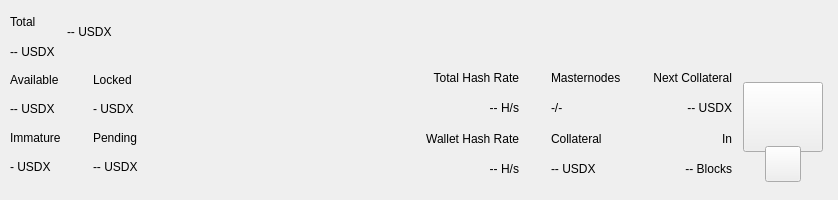
<?xml version="1.0" encoding="UTF-8"?>
<ui version="4.0">
 <class>TopBar</class>
 <widget class="QWidget" name="TopBar">
  <property name="geometry">
   <rect>
    <x>0</x>
    <y>0</y>
    <width>838</width>
    <height>200</height>
   </rect>
  </property>
  <property name="minimumSize">
   <size>
    <width>0</width>
    <height>200</height>
   </size>
  </property>
  <property name="maximumSize">
   <size>
    <width>16777215</width>
    <height>200</height>
   </size>
  </property>
  <property name="windowTitle">
   <string>Form</string>
  </property>
  <layout class="QVBoxLayout" name="verticalLayout_10" stretch="0">
   <property name="spacing">
    <number>0</number>
   </property>
   <property name="leftMargin">
    <number>0</number>
   </property>
   <property name="topMargin">
    <number>0</number>
   </property>
   <property name="rightMargin">
    <number>0</number>
   </property>
   <property name="bottomMargin">
    <number>0</number>
   </property>
   <item>
    <widget class="PFBorderImage" name="containerTop">
     <layout class="QVBoxLayout" name="verticalLayout_11">
      <property name="spacing">
       <number>0</number>
      </property>
      <property name="leftMargin">
       <number>0</number>
      </property>
      <property name="topMargin">
       <number>0</number>
      </property>
      <property name="rightMargin">
       <number>0</number>
      </property>
      <property name="bottomMargin">
       <number>0</number>
      </property>
      <item>
       <widget class="QWidget" name="top_container_2" native="true">
        <property name="minimumSize">
         <size>
          <width>0</width>
          <height>65</height>
         </size>
        </property>
        <layout class="QHBoxLayout" name="top_container">
         <property name="spacing">
          <number>0</number>
         </property>
         <property name="leftMargin">
          <number>10</number>
         </property>
         <property name="topMargin">
          <number>0</number>
         </property>
         <property name="rightMargin">
          <number>10</number>
         </property>
         <property name="bottomMargin">
          <number>0</number>
         </property>
         <item>
          <layout class="QHBoxLayout" name="horizontalLayout_4">
           <property name="spacing">
            <number>12</number>
           </property>
           <property name="rightMargin">
            <number>0</number>
           </property>
           <item>
            <widget class="QWidget" name="widgetAmount" native="true">
             <layout class="QVBoxLayout" name="verticalLayout_2">
              <property name="spacing">
               <number>2</number>
              </property>
              <property name="leftMargin">
               <number>0</number>
              </property>
              <property name="topMargin">
               <number>8</number>
              </property>
              <property name="rightMargin">
               <number>0</number>
              </property>
              <property name="bottomMargin">
               <number>0</number>
              </property>
              <item>
               <widget class="QLabel" name="labelTitle1">
                <property name="text">
                 <string>Total</string>
                </property>
               </widget>
              </item>
              <item>
               <widget class="PrivateQLabel" name="labelAmountPiv">
                <property name="text">
                 <string notr="true">-- USDX</string>
                </property>
               </widget>
              </item>
             </layout>
            </widget>
           </item>
           <item alignment="Qt::AlignVCenter">
            <widget class="QWidget" name="widgetTopAmount" native="true">
             <property name="sizePolicy">
              <sizepolicy hsizetype="Preferred" vsizetype="Maximum">
               <horstretch>0</horstretch>
               <verstretch>0</verstretch>
              </sizepolicy>
             </property>
             <layout class="QHBoxLayout" name="horizontalLayout_5">
              <property name="spacing">
               <number>0</number>
              </property>
              <property name="leftMargin">
               <number>0</number>
              </property>
              <property name="topMargin">
               <number>0</number>
              </property>
              <property name="rightMargin">
               <number>0</number>
              </property>
              <property name="bottomMargin">
               <number>0</number>
              </property>
              <item alignment="Qt::AlignTop">
               <widget class="PrivateQLabel" name="labelAmountTopPiv">
                <property name="minimumSize">
                 <size>
                  <width>0</width>
                  <height>36</height>
                 </size>
                </property>
                <property name="styleSheet">
                 <string notr="true">padding:0px;margin:0px;</string>
                </property>
                <property name="text">
                 <string notr="true">-- USDX</string>
                </property>
               </widget>
              </item>
             </layout>
            </widget>
           </item>
           <item>
            <spacer name="horizontalSpacer">
             <property name="orientation">
              <enum>Qt::Horizontal</enum>
             </property>
             <property name="sizeHint" stdset="0">
              <size>
               <width>40</width>
               <height>20</height>
              </size>
             </property>
            </spacer>
           </item>
           <item alignment="Qt::AlignRight">
            <widget class="QWidget" name="layoutSync" native="true">
             <property name="minimumSize">
              <size>
               <width>0</width>
               <height>36</height>
              </size>
             </property>
             <property name="maximumSize">
              <size>
               <width>16777215</width>
               <height>36</height>
              </size>
             </property>
             <layout class="QVBoxLayout" name="verticalLayout_9">
              <property name="leftMargin">
               <number>0</number>
              </property>
              <property name="topMargin">
               <number>0</number>
              </property>
              <property name="rightMargin">
               <number>0</number>
              </property>
              <property name="bottomMargin">
               <number>0</number>
              </property>
              <item>
               <widget class="ExpandableButton" name="pushButtonSync" native="true">
                <property name="minimumSize">
                 <size>
                  <width>36</width>
                  <height>36</height>
                 </size>
                </property>
                <property name="maximumSize">
                 <size>
                  <width>16777215</width>
                  <height>36</height>
                 </size>
                </property>
               </widget>
              </item>
             </layout>
            </widget>
           </item>
           <item>
            <widget class="ExpandableButton" name="pushButtonHDUpgrade" native="true">
             <property name="minimumSize">
              <size>
               <width>36</width>
               <height>36</height>
              </size>
             </property>
             <property name="maximumSize">
              <size>
               <width>16777215</width>
               <height>36</height>
              </size>
             </property>
            </widget>
           </item>
           <item>
            <widget class="ExpandableButton" name="pushButtonStack" native="true">
             <property name="minimumSize">
              <size>
               <width>36</width>
               <height>36</height>
              </size>
             </property>
             <property name="maximumSize">
              <size>
               <width>16777215</width>
               <height>36</height>
              </size>
             </property>
            </widget>
           </item>
           <item>
            <widget class="ExpandableButton" name="pushButtonConf" native="true">
             <property name="minimumSize">
              <size>
               <width>36</width>
               <height>36</height>
              </size>
             </property>
             <property name="maximumSize">
              <size>
               <width>16777215</width>
               <height>36</height>
              </size>
             </property>
            </widget>
           </item>
           <item>
            <widget class="ExpandableButton" name="pushButtonMasternodes" native="true">
             <property name="minimumSize">
              <size>
               <width>36</width>
               <height>36</height>
              </size>
             </property>
             <property name="maximumSize">
              <size>
               <width>16777215</width>
               <height>36</height>
              </size>
             </property>
            </widget>
           </item>
           <item>
            <widget class="ExpandableButton" name="pushButtonConsole" native="true">
             <property name="minimumSize">
              <size>
               <width>36</width>
               <height>36</height>
              </size>
             </property>
             <property name="maximumSize">
              <size>
               <width>16777215</width>
               <height>36</height>
              </size>
             </property>
            </widget>
           </item>
           <item>
            <widget class="ExpandableButton" name="pushButtonConnection" native="true">
             <property name="minimumSize">
              <size>
               <width>36</width>
               <height>36</height>
              </size>
             </property>
             <property name="maximumSize">
              <size>
               <width>16777215</width>
               <height>36</height>
              </size>
             </property>
            </widget>
           </item>
           <item>
            <widget class="ExpandableButton" name="pushButtonTor" native="true">
             <property name="minimumSize">
              <size>
               <width>36</width>
               <height>36</height>
              </size>
             </property>
             <property name="maximumSize">
              <size>
               <width>16777215</width>
               <height>36</height>
              </size>
             </property>
            </widget>
           </item>
           <item>
            <widget class="ExpandableButton" name="pushButtonLock" native="true">
             <property name="sizePolicy">
              <sizepolicy hsizetype="Expanding" vsizetype="Expanding">
               <horstretch>0</horstretch>
               <verstretch>0</verstretch>
              </sizepolicy>
             </property>
             <property name="minimumSize">
              <size>
               <width>36</width>
               <height>0</height>
              </size>
             </property>
             <property name="maximumSize">
              <size>
               <width>16777215</width>
               <height>36</height>
              </size>
             </property>
            </widget>
           </item>
           <item>
            <widget class="ExpandableButton" name="pushButtonTheme" native="true">
             <property name="minimumSize">
              <size>
               <width>36</width>
               <height>36</height>
              </size>
             </property>
             <property name="maximumSize">
              <size>
               <width>16777215</width>
               <height>36</height>
              </size>
             </property>
            </widget>
           </item>
           <item>
            <widget class="ExpandableButton" name="pushButtonFAQ" native="true">
             <property name="minimumSize">
              <size>
               <width>36</width>
               <height>36</height>
              </size>
             </property>
             <property name="maximumSize">
              <size>
               <width>16777215</width>
               <height>36</height>
              </size>
             </property>
            </widget>
           </item>
           <item>
            <widget class="ExpandableButton" name="pushButtonPrivacy" native="true">
             <property name="minimumSize">
              <size>
               <width>36</width>
               <height>36</height>
              </size>
             </property>
             <property name="maximumSize">
              <size>
               <width>16777215</width>
               <height>36</height>
              </size>
             </property>
            </widget>
           </item>
          </layout>
         </item>
        </layout>
       </widget>
      </item>
      <item>
       <widget class="QWidget" name="bottom_container" native="true">
        <property name="minimumSize">
         <size>
          <width>0</width>
          <height>135</height>
         </size>
        </property>
        <layout class="QHBoxLayout" name="botton_container">
         <property name="leftMargin">
          <number>10</number>
         </property>
         <property name="topMargin">
          <number>0</number>
         </property>
         <property name="rightMargin">
          <number>10</number>
         </property>
         <property name="bottomMargin">
          <number>10</number>
         </property>
         <item>
          <layout class="QHBoxLayout" name="horizontalLayout_3">
           <property name="spacing">
            <number>0</number>
           </property>
           <property name="bottomMargin">
            <number>9</number>
           </property>
           <item>
            <layout class="QVBoxLayout" name="verticalLayout_7">
             <property name="spacing">
              <number>0</number>
             </property>
             <property name="leftMargin">
              <number>0</number>
             </property>
             <property name="rightMargin">
              <number>0</number>
             </property>
             <item>
              <layout class="QHBoxLayout" name="horizontalLayout_2">
               <property name="spacing">
                <number>0</number>
               </property>
               <item>
                <layout class="QVBoxLayout" name="verticalLayout_6">
                 <item>
                  <widget class="QLabel" name="labelTitle5">
                   <property name="text">
                    <string>Available</string>
                   </property>
                  </widget>
                 </item>
                 <item>
                  <widget class="PrivateQLabel" name="labelAvailablePiv">
                   <property name="text">
                    <string>-- USDX</string>
                   </property>
                  </widget>
                 </item>
                 <item>
                  <widget class="QLabel" name="labelTitle4">
                   <property name="text">
                    <string>Immature</string>
                   </property>
                  </widget>
                 </item>
                 <item>
                  <widget class="PrivateQLabel" name="labelImmaturePiv">
                   <property name="text">
                    <string notr="true">- USDX</string>
                   </property>
                  </widget>
                 </item>
                </layout>
               </item>
               <item>
                <layout class="QVBoxLayout" name="verticalLayout_8">
                 <property name="leftMargin">
                  <number>32</number>
                 </property>
                 <item>
                  <widget class="QLabel" name="labelTitle6">
                   <property name="text">
                    <string>Locked</string>
                   </property>
                  </widget>
                 </item>
                 <item>
                  <widget class="PrivateQLabel" name="labelLockedPiv">
                   <property name="text">
                    <string>- USDX</string>
                   </property>
                  </widget>
                 </item>
                 <item>
                  <widget class="QLabel" name="labelTitle3">
                   <property name="text">
                    <string>Pending</string>
                   </property>
                  </widget>
                 </item>
                 <item>
                  <widget class="PrivateQLabel" name="labelPendingPiv">
                   <property name="text">
                    <string notr="true">-- USDX</string>
                   </property>
                  </widget>
                 </item>
                </layout>
               </item>
              </layout>
             </item>
            </layout>
           </item>
          </layout>
         </item>
         <item>
          <spacer name="horizontalSpacer_2">
           <property name="orientation">
            <enum>Qt::Horizontal</enum>
           </property>
           <property name="sizeHint" stdset="0">
            <size>
             <width>40</width>
             <height>20</height>
            </size>
           </property>
          </spacer>
         </item>
         <item>
          <layout class="QHBoxLayout" name="horizontalLayout_6">
           <property name="spacing">
            <number>0</number>
           </property>
           <property name="rightMargin">
            <number>0</number>
           </property>
           <property name="bottomMargin">
            <number>9</number>
           </property>
           <item>
            <widget class="QWidget" name="widgetStaking" native="true">
             <layout class="QVBoxLayout" name="verticalLayout_12">
              <property name="leftMargin">
               <number>32</number>
              </property>
              <property name="topMargin">
               <number>0</number>
              </property>
              <property name="rightMargin">
               <number>0</number>
              </property>
              <property name="bottomMargin">
               <number>0</number>
              </property>
              <item>
               <widget class="QLabel" name="labelNetworkHashRateTitle">
                <property name="text">
                 <string>Total Hash Rate</string>
                </property>
                <property name="textFormat">
                 <enum>Qt::AutoText</enum>
                </property>
                <property name="alignment">
                 <set>Qt::AlignRight|Qt::AlignTrailing|Qt::AlignVCenter</set>
                </property>
               </widget>
              </item>
              <item>
               <widget class="QLabel" name="labelNetworkHashRateValue">
                <property name="layoutDirection">
                 <enum>Qt::LeftToRight</enum>
                </property>
                <property name="text">
                 <string>-- H/s</string>
                </property>
                <property name="textFormat">
                 <enum>Qt::AutoText</enum>
                </property>
                <property name="alignment">
                 <set>Qt::AlignRight|Qt::AlignTrailing|Qt::AlignVCenter</set>
                </property>
               </widget>
              </item>
              <item>
               <widget class="QLabel" name="labelWalletHashRateTitle">
                <property name="text">
                 <string>Wallet Hash Rate</string>
                </property>
                <property name="textFormat">
                 <enum>Qt::AutoText</enum>
                </property>
                <property name="alignment">
                 <set>Qt::AlignRight|Qt::AlignTrailing|Qt::AlignVCenter</set>
                </property>
               </widget>
              </item>
              <item>
               <widget class="PrivateQLabel" name="labelWalletHashRateValue">
                <property name="text">
                 <string notr="true">-- H/s</string>
                </property>
                <property name="textFormat">
                 <enum>Qt::AutoText</enum>
                </property>
                <property name="alignment">
                 <set>Qt::AlignRight|Qt::AlignTrailing|Qt::AlignVCenter</set>
                </property>
               </widget>
              </item>
             </layout>
            </widget>
           </item>
           <item>
            <widget class="QWidget" name="widgetMasternodes" native="true">
             <layout class="QVBoxLayout">
              <property name="leftMargin">
               <number>32</number>
              </property>
              <property name="topMargin">
               <number>0</number>
              </property>
              <property name="rightMargin">
               <number>0</number>
              </property>
              <property name="bottomMargin">
               <number>0</number>
              </property>
              <item>
               <widget class="QLabel" name="labelMasternodesTitle">
                <property name="text">
                 <string>Masternodes</string>
                </property>
               </widget>
              </item>
              <item>
               <widget class="PrivateQLabel" name="labelMasternodeCount">
                <property name="text">
                 <string>-/-</string>
                </property>
               </widget>
              </item>
              <item>
               <widget class="QLabel" name="labelCollateralTitle">
                <property name="text">
                 <string>Collateral</string>
                </property>
               </widget>
              </item>
              <item>
               <widget class="QLabel" name="labelCollateralValue">
                <property name="text">
                 <string notr="true">-- USDX</string>
                </property>
               </widget>
              </item>
             </layout>
            </widget>
           </item>
           <item>
            <widget class="QWidget" name="widgetNextCollateral" native="true">
             <layout class="QVBoxLayout" name="verticalLayout_12">
              <property name="leftMargin">
               <number>32</number>
              </property>
              <property name="topMargin">
               <number>0</number>
              </property>
              <property name="rightMargin">
               <number>0</number>
              </property>
              <property name="bottomMargin">
               <number>0</number>
              </property>
              <item>
               <widget class="QLabel" name="labelNextMasternodesTitle">
                <property name="text">
                 <string>Next Collateral</string>
                </property>
                <property name="textFormat">
                 <enum>Qt::AutoText</enum>
                </property>
                <property name="alignment">
                 <set>Qt::AlignRight|Qt::AlignTrailing|Qt::AlignVCenter</set>
                </property>
               </widget>
              </item>
              <item>
               <widget class="QLabel" name="labelNextCollateralValue">
                <property name="text">
                 <string>-- USDX</string>
                </property>
                <property name="textFormat">
                 <enum>Qt::AutoText</enum>
                </property>
                <property name="alignment">
                 <set>Qt::AlignRight|Qt::AlignTrailing|Qt::AlignVCenter</set>
                </property>
               </widget>
              </item>
              <item>
               <widget class="QLabel" name="labelRemainingBlocks">
                <property name="text">
                 <string>In</string>
                </property>
                <property name="textFormat">
                 <enum>Qt::AutoText</enum>
                </property>
                <property name="alignment">
                 <set>Qt::AlignRight|Qt::AlignTrailing|Qt::AlignVCenter</set>
                </property>
               </widget>
              </item>
              <item>
               <widget class="QLabel" name="labelNextCollateralBlocks">
                <property name="text">
                 <string notr="true">-- Blocks</string>
                </property>
                <property name="textFormat">
                 <enum>Qt::AutoText</enum>
                </property>
                <property name="alignment">
                 <set>Qt::AlignRight|Qt::AlignTrailing|Qt::AlignVCenter</set>
                </property>
               </widget>
              </item>
             </layout>
            </widget>
           </item>
          </layout>
         </item>
         <item>
          <widget class="QWidget" name="qrContainer" native="true">
           <property name="sizePolicy">
            <sizepolicy hsizetype="Preferred" vsizetype="Minimum">
             <horstretch>0</horstretch>
             <verstretch>0</verstretch>
            </sizepolicy>
           </property>
           <property name="minimumSize">
            <size>
             <width>90</width>
             <height>110</height>
            </size>
           </property>
           <property name="maximumSize">
            <size>
             <width>90</width>
             <height>110</height>
            </size>
           </property>
           <layout class="QVBoxLayout" name="containerQR">
            <property name="spacing">
             <number>0</number>
            </property>
            <property name="leftMargin">
             <number>5</number>
            </property>
            <property name="topMargin">
             <number>10</number>
            </property>
            <property name="rightMargin">
             <number>5</number>
            </property>
            <property name="bottomMargin">
             <number>0</number>
            </property>
            <item>
             <widget class="QPushButton" name="btnQr">
              <property name="minimumSize">
               <size>
                <width>70</width>
                <height>70</height>
               </size>
              </property>
              <property name="maximumSize">
               <size>
                <width>16777215</width>
                <height>70</height>
               </size>
              </property>
              <property name="focusPolicy">
               <enum>Qt::NoFocus</enum>
              </property>
              <property name="text">
               <string/>
              </property>
              <property name="iconSize">
               <size>
                <width>70</width>
                <height>70</height>
               </size>
              </property>
             </widget>
            </item>
            <item>
             <spacer name="verticalSpacer">
              <property name="orientation">
               <enum>Qt::Vertical</enum>
              </property>
              <property name="sizeType">
               <enum>QSizePolicy::Fixed</enum>
              </property>
              <property name="sizeHint" stdset="0">
               <size>
                <width>20</width>
                <height>20</height>
               </size>
              </property>
             </spacer>
            </item>
            <item alignment="Qt::AlignHCenter|Qt::AlignBottom">
             <widget class="QPushButton" name="pushButtonQR">
              <property name="minimumSize">
               <size>
                <width>36</width>
                <height>36</height>
               </size>
              </property>
              <property name="maximumSize">
               <size>
                <width>36</width>
                <height>36</height>
               </size>
              </property>
              <property name="focusPolicy">
               <enum>Qt::NoFocus</enum>
              </property>
              <property name="text">
               <string/>
              </property>
             </widget>
            </item>
           </layout>
          </widget>
         </item>
        </layout>
       </widget>
      </item>
     </layout>
    </widget>
   </item>
  </layout>
 </widget>
 <customwidgets>
  <customwidget>
   <class>ExpandableButton</class>
   <extends>QWidget</extends>
   <header>qt/pivx/expandablebutton.h</header>
   <container>1</container>
  </customwidget>
  <customwidget>
   <class>PFBorderImage</class>
   <extends>QFrame</extends>
   <header>qt/pivx/pfborderimage.h</header>
   <container>1</container>
  </customwidget>
  <customwidget>
   <class>PrivateQLabel</class>
   <extends>QLabel</extends>
   <header>qt/pivx/privatelabel.h</header>
   <container>0</container>
  </customwidget>
 </customwidgets>
 <resources/>
 <connections/>
</ui>
